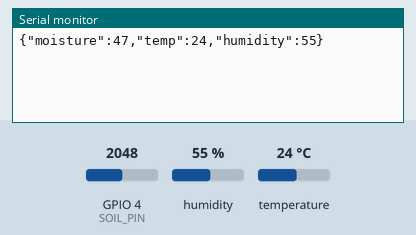
A sketch run on a simulated ESP32. On the bench: the last lines printed to the serial monitor. The test bench sets the inputs (shaded band); at power-on: humidity 55 %, GPIO 4 (SOIL_PIN) = 2048, temperature 24 °C.

Above: at 2.2 s.
2.3 s: humidity set to 22 %
At 4.6 s:
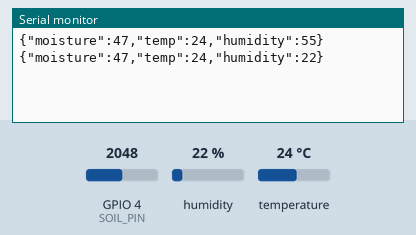
6.1 s: GPIO 4 (SOIL_PIN) set to 2866
At 7.8 s:
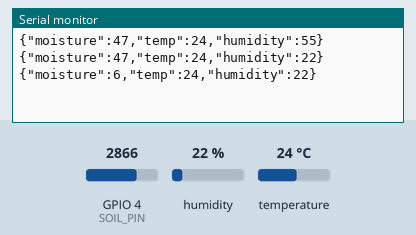
9.9 s: temperature set to 12 °C
At 10.9 s:
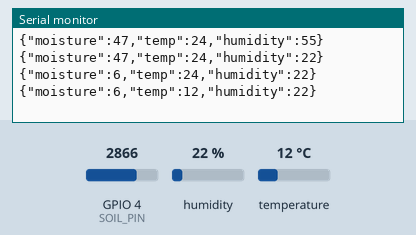
13.7 s: GPIO 4 (SOIL_PIN) set to 3040
At 17.2 s:
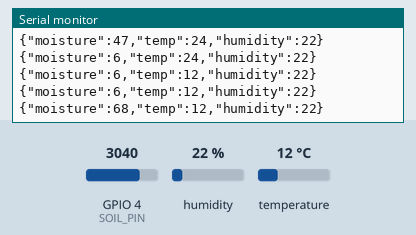
17.5 s: humidity set to 40 %
At 20.4 s:
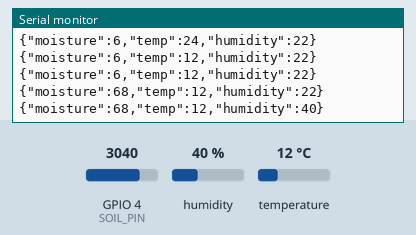
Timing chart, 0 to 21.9 s (numbered marks = the images above; inputs shaded):
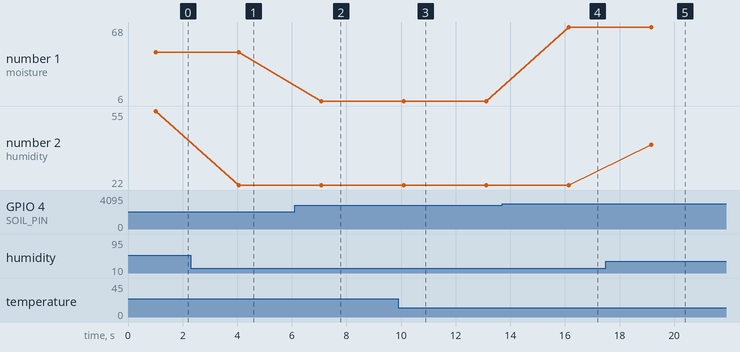

Measured:
- after the input at 2.3 s, the serial monitor: prints a new line after 1.7 s (image 1)
- after the input at 6.1 s, the serial monitor: prints a new line after 0.97 s (image 2)
- after the input at 9.9 s, the serial monitor: prints a new line after 0.19 s (image 3)
- after the input at 13.7 s, the serial monitor: prints a new line after 2.4 s (image 4)
- after the input at 17.5 s, the serial monitor: prints a new line after 1.7 s (image 5)
- plotted number 1: 47 → 6 after the input at 6.1 s, 6 → 68 after the input at 13.7 s
- plotted number 2: 55 → 22 after the input at 2.3 s, 22 → 40 after the input at 17.5 s

The sketch:

esp32_sensor.ino
```cpp
#include <ArduinoJson.h>
#include <DHT.h>

#define DHTPIN 21
#define DHTTYPE DHT11
#define SOIL_PIN 4

DHT dht(DHTPIN, DHTTYPE);

void setup() {
  Serial.begin(115200);
  dht.begin();
  // Delay initialisation so Serial Monitor can connect
  delay(1000);
}

void loop() {
  float temperature = dht.readTemperature();
  float humidity = dht.readHumidity();
  int soilValue = analogRead(SOIL_PIN);

  // Error handling if DHT fails to read
  if (isnan(temperature) || isnan(humidity)) {
    Serial.println("{\"error\": \"Failed to read from DHT sensor\"}");
    delay(3000);
    return;
  }

  // Convert raw soil moisture (0-4095) to Percentage (0-100%)
  // Dry soil = high value (e.g., 4000), Wet soil = low value (e.g., 1000)
  // We need to constrain and map these values to get a sensible percentage
  int soilPercent = 0;
  if (soilValue == 0) {
    soilPercent = 0;
  } else if (soilValue > 3000) {
    soilPercent = constrain(map(soilValue, 1000, 4000, 0, 100), 0, 100);
  } else {
    soilPercent = constrain(map(soilValue, 3000, 1000, 0, 100), 0, 100);
  }

  // Create JSON document
  StaticJsonDocument<128> doc;
  doc["moisture"] = soilPercent;
  doc["temp"] = temperature;
  doc["humidity"] = humidity;

  // Serialize and send JSON over Serial USB
  serializeJson(doc, Serial);
  Serial.println(); // Adding newline for Python/Node parser to know when JSON ends

  // We are keeping a 3 second delay
  delay(3000);
}
```
